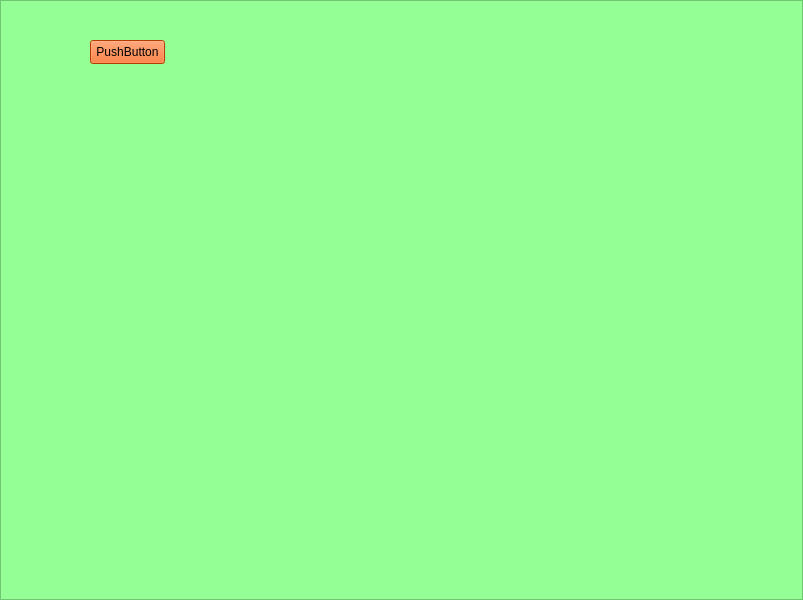
<?xml version="1.0" encoding="UTF-8"?>
<ui version="4.0">
 <class>MainWindow</class>
 <widget class="QMainWindow" name="MainWindow">
  <property name="geometry">
   <rect>
    <x>0</x>
    <y>0</y>
    <width>803</width>
    <height>600</height>
   </rect>
  </property>
  <property name="windowTitle">
   <string>MainWindow</string>
  </property>
  <property name="iconSize">
   <size>
    <width>32</width>
    <height>32</height>
   </size>
  </property>
  <widget class="QWidget" name="centralwidget">
   <layout class="QHBoxLayout" name="horizontalLayout">
    <property name="spacing">
     <number>0</number>
    </property>
    <property name="leftMargin">
     <number>0</number>
    </property>
    <property name="topMargin">
     <number>0</number>
    </property>
    <property name="rightMargin">
     <number>0</number>
    </property>
    <property name="bottomMargin">
     <number>0</number>
    </property>
    <item>
     <widget class="QFrame" name="left">
      <property name="minimumSize">
       <size>
        <width>0</width>
        <height>0</height>
       </size>
      </property>
      <property name="maximumSize">
       <size>
        <width>0</width>
        <height>16777215</height>
       </size>
      </property>
      <property name="styleSheet">
       <string notr="true">background-color: rgb(0, 170, 0);</string>
      </property>
      <property name="frameShape">
       <enum>QFrame::StyledPanel</enum>
      </property>
      <property name="frameShadow">
       <enum>QFrame::Raised</enum>
      </property>
      <widget class="QWidget" name="">
       <property name="geometry">
        <rect>
         <x>30</x>
         <y>110</y>
         <width>77</width>
         <height>86</height>
        </rect>
       </property>
       <layout class="QVBoxLayout" name="verticalLayout">
        <property name="spacing">
         <number>0</number>
        </property>
        <item>
         <widget class="QPushButton" name="pushButton">
          <property name="text">
           <string>PushButton</string>
          </property>
         </widget>
        </item>
        <item>
         <widget class="QPushButton" name="pushButton_2">
          <property name="text">
           <string>PushButton</string>
          </property>
         </widget>
        </item>
        <item>
         <widget class="QPushButton" name="pushButton_3">
          <property name="text">
           <string>PushButton</string>
          </property>
         </widget>
        </item>
       </layout>
      </widget>
     </widget>
    </item>
    <item>
     <widget class="QFrame" name="main">
      <property name="sizePolicy">
       <sizepolicy hsizetype="Preferred" vsizetype="Expanding">
        <horstretch>0</horstretch>
        <verstretch>0</verstretch>
       </sizepolicy>
      </property>
      <property name="styleSheet">
       <string notr="true">background-color: rgb(148, 255, 148);</string>
      </property>
      <property name="frameShape">
       <enum>QFrame::StyledPanel</enum>
      </property>
      <property name="frameShadow">
       <enum>QFrame::Raised</enum>
      </property>
      <widget class="QPushButton" name="toggleBtn">
       <property name="geometry">
        <rect>
         <x>90</x>
         <y>40</y>
         <width>75</width>
         <height>24</height>
        </rect>
       </property>
       <property name="styleSheet">
        <string notr="true">background-color: rgb(255, 85, 0);</string>
       </property>
       <property name="text">
        <string>PushButton</string>
       </property>
      </widget>
     </widget>
    </item>
   </layout>
  </widget>
 </widget>
 <resources/>
 <connections/>
</ui>
